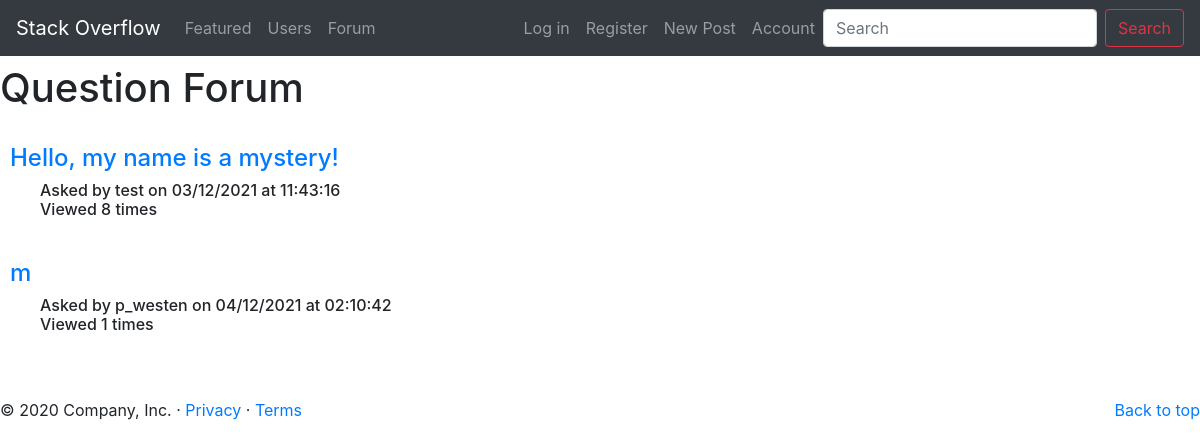
/forum, run on an earlier commit of the app's database.
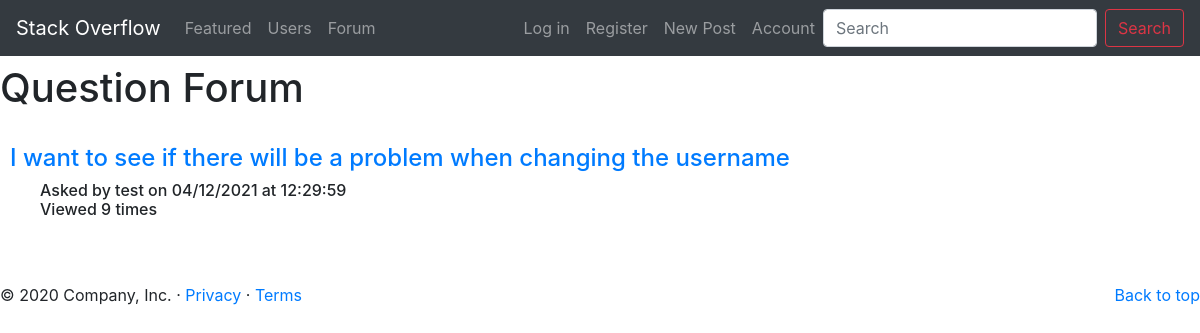
And on a later commit of the database.
### app/models.py (models this page shows, shortened)
class Question(db.Model):
    id = db.Column(db.Integer, primary_key=True)
    title = db.Column(db.String(102), unique=False, nullable=False)
    username = db.Column(db.String(80), unique=False, nullable=False)
    question = db.Column(db.String(4048), unique=True, nullable=False)
    questionaskdate = db.Column(db.String(158), unique=False, nullable=False)
    upvotes = db.Column(db.Integer, nullable=False)
    downvotes = db.Column(db.Integer, nullable=False)
    viewCount = db.Column(db.Integer, nullable=False)
    bestID = db.Column(db.Integer)

### app/routes.py (the view)
@app.route('/forum', methods=["POST", "GET"])
def forum_page():
    q = Question.query.all()
    return render_template('Forum.html', questions=q)

### app/templates/Forum.html (shortened to what this page needs)
{% extends "base.html" %}
{% block head %} {{ super() }}<title>{% block title %}Login{% endblock %}</title>{% endblock %}
{% block content %}
<body>
    {% block navbar %} {{ super() }} {% endblock %}
    <main role="main">
	<br>
	<h1>Question Forum</h1><br>
	<div>
		{% for q in questions %}
		<h4>
			<a class="text" style="margin-left: 10px" href="{{ url_for('viewquestion_page') }}?question={{ q.title }}">{{ q.title }}</a>
    </h4>
    <h6>
    	<p class="text" style="margin-left: 40px">Asked by {{q.username}} on {{ q.questionaskdate}}<br>Viewed {{q.viewCount}} times</p>
    </h6>
      <br>
		{% endfor %}
	</div>
	<br>
{% endblock %}

### app/templates/base.html (shortened to what this page needs)
<!DOCTYPE html>
<html lang="en">
  {% block head %}
  <head>
    <link href="../static/stackoverflow.css" rel="stylesheet" />
    <link
      rel="stylesheet"
      href="https://maxcdn.bootstrapcdn.com/bootstrap/4.3.1/css/bootstrap.min.css"
    />
  </head>
  {% endblock %}
  <body>
    {% block navbar %}
    <header>
      <nav class="navbar navbar-expand-md navbar-dark fixed-top bg-dark">
        <a class="navbar-brand" href="{{ url_for('home') }}"
          >Stack Overflow<span class="sr-only">(current)</span></a
        >
        <div class="collapse navbar-collapse" id="navbarCollapse">
          <ul class="navbar-nav mr-auto">
            <li class="nav-item">
              <a class="nav-link" href="">Featured</a>
            </li>
            <li class="nav-item">
              <a class="nav-link" href="">Users</a>
            </li>
            <li>
              <a class="nav-item nav-link" href="{{ url_for('forum_page') }}"
                >Forum</a
              >
            </li>
          </ul>
          <div class="navbar-nav">
            {% if current_user.is_authenticated %}
            <a class="nav-item nav-link">
              Welcome, {{current_user.username }}</a
            >
            {% else %}
            <a class="nav-item nav-link" href="{{ url_for('login_page') }}"
              >Log in</a
            >
            <a class="nav-item nav-link" href="{{ url_for('register_page') }}"
              >Register</a
            >
            {% endif %}
            <a class="nav-item nav-link" href="{{ url_for('post') }}"
              >New Post</a
            >
            {% if current_user.is_authenticated %}
            <a class="nav-item nav-link" href="{{ url_for('account_page') }}?user={{current_user.username}}"
              >Account</a
            >
            <a class="nav-item nav-link" href="{{ url_for('logout_page') }}"
              >Logout</a
            >
            {% else %}
            <a class="nav-item nav-link" href="{{ url_for('account_page') }}"
              >Account</a
            >
            {% endif %}
          </div>
          <form class="form-inline mt-2 mt-md-0">
            <input
              class="form-control mr-sm-2"
              type="text"
              placeholder="Search"
              aria-label="Search"
            />
            <button class="btn btn-outline-danger my-2 my-sm-0" type="submit">
              Search
            </button>
          </form>
        </div>
      </nav>
    </header>
    {% endblock %}  {% block content %}{% endblock %}
    {% block foot %}
    <footer class="footer">
      <p class="float-right"><a href="#">Back to top</a></p>
      <p>
        &copy; 2020 Company, Inc. &middot; <a href="#">Privacy</a> &middot;
        <a href="#">Terms</a>
      </p>
    </footer>
    {% endblock %}
  </body>
</html>

### app/static/stackoverflow.css (style rules this page uses)
body { -ms-flex-align: center; -ms-flex-pack: center; -webkit-box-align: center; align-items: center; -webkit-box-pack: center; justify-content: center; padding-top: 40px; padding-bottom: 40px; background-color: #f5f5f5; }

What changed in the data, as far as the page shows it:
removed Question: title "m", username "p_westen", questionaskdate "04/12/2021 at 02:10:42", viewCount "1"
changed Question "test": title "Hello, my name is a mystery!" → "I want to see if there will be a problem when changing the username"; questionaskdate "03/12/2021 at 11:43:16" → "04/12/2021 at 12:29:59"; viewCount "8" → "9"
